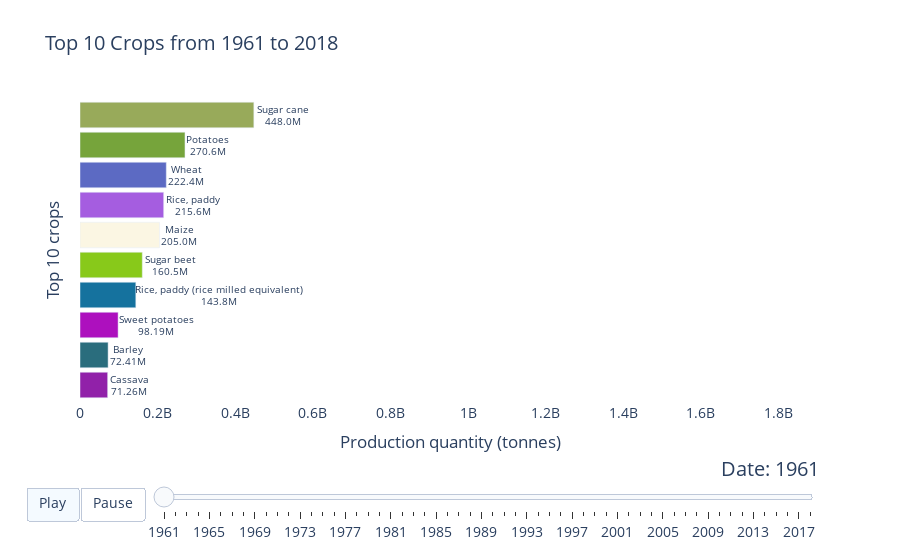

Notebook code for this chart:
### Code cell
my_raceplot.plot(title = 'Top 10 Crops from 1961 to 2018',
                 item_label = 'Top 10 crops',
                 value_label = 'Production quantity (tonnes)',
                 frame_duration = 200)

### Figure 1 — Plotly figure (JSON) as saved in the notebook; plotly's stock layout.template omitted (floating-point values rounded to 4 significant figures)
{"data": [{"cliponaxis": false, "hoverinfo": "all", "marker": {"color": ["rgb(145, 33, 169)", "rgb(42, 109, 125)", "rgb(173, 16, 190)", "rgb(21, 114, 158)", "rgb(136, 201, 26)", "rgb(251, 246, 227)", "rgb(165, 93, 224)", "rgb(92, 106, 195)", "rgb(118, 164, 59)", "rgb(152, 170, 90)"]}, "orientation": "h", "textangle": 0, "textposition": "outside", "texttemplate": "%{y}<br>%{x:.4s}", "type": "bar", "x": [71259839, 72411104, 98192635, 143836304, 160501987, 205027583, 215646633, 222357231, 270552196, 447977522], "y": ["Cassava", "Barley", "Sweet potatoes", "Rice, paddy (rice milled equivalent)", "Sugar beet", "Maize", "Rice, paddy", "Wheat", "Potatoes", "Sugar cane"]}], "layout": {"bargap": 0.15, "font": {"size": 14}, "plot_bgcolor": "#FFFFFF", "sliders": [{"active": 0, "currentvalue": {"font": {"size": 20}, "prefix": "Date: ", "visible": true, "xanchor": "right"}, "len": 0.9, "pad": {"b": 10, "t": 50}, "steps": [{"args": [["1961"], {"frame": {"duration": 200, "redraw": false}, "mode": "immediate", "transition": {"duration": 200}}], "label": "1961", "method": "animate"}, {"args": [["1962"], {"frame": {"duration": 200, "redraw": false}, "mode": "immediate", "transition": {"duration": 200}}], "label": "1962", "method": "animate"}, {"args": [["1963"], {"frame": {"duration": 200, "redraw": false}, "mode": "immediate", "transition": {"duration": 200}}], "label": "1963", "method": "animate"}, {"args": [["1964"], {"frame": {"duration": 200, "redraw": false}, "mode": "immediate", "transition": {"duration": 200}}], "label": "1964", "method": "animate"}, {"args": [["1965"], {"frame": {"duration": 200, "redraw": false}, "mode": "immediate", "transition": {"duration": 200}}], "label": "1965", "method": "animate"}, {"args": [["1966"], {"frame": {"duration": 200, "redraw": false}, "mode": "immediate", "transition": {"duration": 200}}], "label": "1966", "method": "animate"}, {"args": [["1967"], {"frame": {"duration": 200, "redraw": false}, "mode": "immediate", "transition": {"duration": 200}}], "label": "1967", "method": "animate"}, {"args": [["1968"], {"frame": {"duration": 200, "redraw": false}, "mode": "immediate", "transition": {"duration": 200}}], "label": "1968", "method": "animate"}, {"args": [["1969"], {"frame": {"duration": 200, "redraw": false}, "mode": "immediate", "transition": {"duration": 200}}], "label": "1969", "method": "animate"}, {"args": [["1970"], {"frame": {"duration": 200, "redraw": false}, "mode": "immediate", "transition": {"duration": 200}}], "label": "1970", "method": "animate"}, {"args": [["1971"], {"frame": {"duration": 200, "redraw": false}, "mode": "immediate", "transition": {"duration": 200}}], "label": "1971", "method": "animate"}, {"args": [["1972"], {"frame": {"duration": 200, "redraw": false}, "mode": "immediate", "transition": {"duration": 200}}], "label": "1972", "method": "animate"}, {"args": [["1973"], {"frame": {"duration": 200, "redraw": false}, "mode": "immediate", "transition": {"duration": 200}}], "label": "1973", "method": "animate"}, {"args": [["1974"], {"frame": {"duration": 200, "redraw": false}, "mode": "immediate", "transition": {"duration": 200}}], "label": "1974", "method": "animate"}, {"args": [["1975"], {"frame": {"duration": 200, "redraw": false}, "mode": "immediate", "transition": {"duration": 200}}], "label": "1975", "method": "animate"}, {"args": [["1976"], {"frame": {"duration": 200, "redraw": false}, "mode": "immediate", "transition": {"duration": 200}}], "label": "1976", "method": "animate"}, {"args": [["1977"], {"frame": {"duration": 200, "redraw": false}, "mode": "immediate", "transition": {"duration": 200}}], "label": "1977", "method": "animate"}, {"args": [["1978"], {"frame": {"duration": 200, "redraw": false}, "mode": "immediate", "transition": {"duration": 200}}], "label": "1978", "method": "animate"}, {"args": [["1979"], {"frame": {"duration": 200, "redraw": false}, "mode": "immediate", "transition": {"duration": 200}}], "label": "1979", "method": "animate"}, {"args": [["1980"], {"frame": {"duration": 200, "redraw": false}, "mode": "immediate", "transition": {"duration": 200}}], "label": "1980", "method": "animate"}, {"args": [["1981"], {"frame": {"duration": 200, "redraw": false}, "mode": "immediate", "transition": {"duration": 200}}], "label": "1981", "method": "animate"}, {"args": [["1982"], {"frame": {"duration": 200, "redraw": false}, "mode": "immediate", "transition": {"duration": 200}}], "label": "1982", "method": "animate"}, {"args": [["1983"], {"frame": {"duration": 200, "redraw": false}, "mode": "immediate", "transition": {"duration": 200}}], "label": "1983", "method": "animate"}, {"args": [["1984"], {"frame": {"duration": 200, "redraw": false}, "mode": "immediate", "transition": {"duration": 200}}], "label": "1984", "method": "animate"}, {"args": [["1985"], {"frame": {"duration": 200, "redraw": false}, "mode": "immediate", "transition": {"duration": 200}}], "label": "1985", "method": "animate"}, {"args": [["1986"], {"frame": {"duration": 200, "redraw": false}, "mode": "immediate", "transition": {"duration": 200}}], "label": "1986", "method": "animate"}, {"args": [["1987"], {"frame": {"duration": 200, "redraw": false}, "mode": "immediate", "transition": {"duration": 200}}], "label": "1987", "method": "animate"}, {"args": [["1988"], {"frame": {"duration": 200, "redraw": false}, "mode": "immediate", "transition": {"duration": 200}}], "label": "1988", "method": "animate"}, {"args": [["1989"], {"frame": {"duration": 200, "redraw": false}, "mode": "immediate", "transition": {"duration": 200}}], "label": "1989", "method": "animate"}, {"args": [["1990"], {"frame": {"duration": 200, "redraw": false}, "mode": "immediate", "transition": {"duration": 200}}], "label": "1990", "method": "animate"}, {"args": [["1991"], {"frame": {"duration": 200, "redraw": false}, "mode": "immediate", "transition": {"duration": 200}}], "label": "1991", "method": "animate"}, {"args": [["1992"], {"frame": {"duration": 200, "redraw": false}, "mode": "immediate", "transition": {"duration": 200}}], "label": "1992", "method": "animate"}, {"args": [["1993"], {"frame": {"duration": 200, "redraw": false}, "mode": "immediate", "transition": {"duration": 200}}], "label": "1993", "method": "animate"}, {"args": [["1994"], {"frame": {"duration": 200, "redraw": false}, "mode": "immediate", "transition": {"duration": 200}}], "label": "1994", "method": "animate"}, {"args": [["1995"], {"frame": {"duration": 200, "redraw": false}, "mode": "immediate", "transition": {"duration": 200}}], "label": "1995", "method": "animate"}, {"args": [["1996"], {"frame": {"duration": 200, "redraw": false}, "mode": "immediate", "transition": {"duration": 200}}], "label": "1996", "method": "animate"}, {"args": [["1997"], {"frame": {"duration": 200, "redraw": false}, "mode": "immediate", "transition": {"duration": 200}}], "label": "1997", "method": "animate"}, {"args": [["1998"], {"frame": {"duration": 200, "redraw": false}, "mode": "immediate", "transition": {"duration": 200}}], "label": "1998", "method": "animate"}, {"args": [["1999"], {"frame": {"duration": 200, "redraw": false}, "mode": "immediate", "transition": {"duration": 200}}], "label": "1999", "method": "animate"}, {"args": [["2000"], {"frame": {"duration": 200, "redraw": false}, "mode": "immediate", "transition": {"duration": 200}}], "label": "2000", "method": "animate"}, {"args": [["2001"], {"frame": {"duration": 200, "redraw": false}, "mode": "immediate", "transition": {"duration": 200}}], "label": "2001", "method": "animate"}, {"args": [["2002"], {"frame": {"duration": 200, "redraw": false}, "mode": "immediate", "transition": {"duration": 200}}], "label": "2002", "method": "animate"}, {"args": [["2003"], {"frame": {"duration": 200, "redraw": false}, "mode": "immediate", "transition": {"duration": 200}}], "label": "2003", "method": "animate"}, {"args": [["2004"], {"frame": {"duration": 200, "redraw": false}, "mode": "immediate", "transition": {"duration": 200}}], "label": "2004", "method": "animate"}, {"args": [["2005"], {"frame": {"duration": 200, "redraw": false}, "mode": "immediate", "transition": {"duration": 200}}], "label": "2005", "method": "animate"}, {"args": [["2006"], {"frame": {"duration": 200, "redraw": false}, "mode": "immediate", "transition": {"duration": 200}}], "label": "2006", "method": "animate"}, {"args": [["2007"], {"frame": {"duration": 200, "redraw": false}, "mode": "immediate", "transition": {"duration": 200}}], "label": "2007", "method": "animate"}, {"args": [["2008"], {"frame": {"duration": 200, "redraw": false}, "mode": "immediate", "transition": {"duration": 200}}], "label": "2008", "method": "animate"}, {"args": [["2009"], {"frame": {"duration": 200, "redraw": false}, "mode": "immediate", "transition": {"duration": 200}}], "label": "2009", "method": "animate"}, {"args": [["2010"], {"frame": {"duration": 200, "redraw": false}, "mode": "immediate", "transition": {"duration": 200}}], "label": "2010", "method": "animate"}, {"args": [["2011"], {"frame": {"duration": 200, "redraw": false}, "mode": "immediate", "transition": {"duration": 200}}], "label": "2011", "method": "animate"}, {"args": [["2012"], {"frame": {"duration": 200, "redraw": false}, "mode": "immediate", "transition": {"duration": 200}}], "label": "2012", "method": "animate"}, {"args": [["2013"], {"frame": {"duration": 200, "redraw": false}, "mode": "immediate", "transition": {"duration": 200}}], "label": "2013", "method": "animate"}, {"args": [["2014"], {"frame": {"duration": 200, "redraw": false}, "mode": "immediate", "transition": {"duration": 200}}], "label": "2014", "method": "animate"}, {"args": [["2015"], {"frame": {"duration": 200, "redraw": false}, "mode": "immediate", "transition": {"duration": 200}}], "label": "2015", "method": "animate"}, {"args": [["2016"], {"frame": {"duration": 200, "redraw": false}, "mode": "immediate", "transition": {"duration": 200}}], "label": "2016", "method": "animate"}, {"args": [["2017"], {"frame": {"duration": 200, "redraw": false}, "mode": "immediate", "transition": {"duration": 200}}], "label": "2017", "method": "animate"}, {"args": [["2018"], {"frame": {"duration": 200, "redraw": false}, "mode": "immediate", "transition": {"duration": 200}}], "label": "2018", "method": "animate"}], "transition": {"duration": 300, "easing": "cubic-in-out"}, "x": 0.1, "xanchor": "left", "y": 0, "yanchor": "top"}], "title": {"text": "Top 10 Crops from 1961 to 2018"}, "updatemenus": [{"buttons": [{"args": [null, {"frame": {"duration": 200, "redraw": false}, "fromcurrent": true, "transition": {"duration": 200, "easing": "quadratic-in-out"}}], "label": "Play", "method": "animate"}, {"args": [[null], {"frame": {"duration": 0, "redraw": false}, "mode": "immediate", "transition": {"duration": 0}}], "label": "Pause", "method": "animate"}], "direction": "left", "pad": {"r": 10, "t": 87}, "showactive": true, "type": "buttons", "x": 0.1, "xanchor": "right", "y": 0, "yanchor": "top"}], "xaxis": {"range": [0, 1907024730], "showline": true, "showticklabels": true, "title": {"text": "Production quantity (tonnes)"}, "visible": true}, "yaxis": {"showline": false, "showticklabels": false, "title": {"text": "Top 10 crops"}, "visible": true}}}
